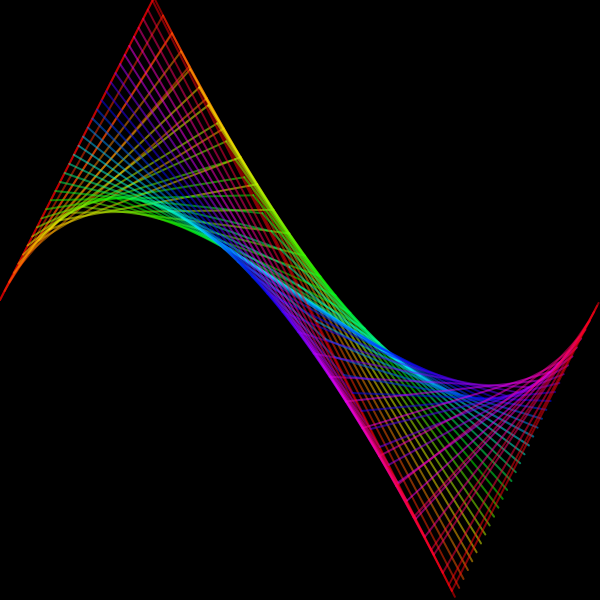
Frame 1 (no input)
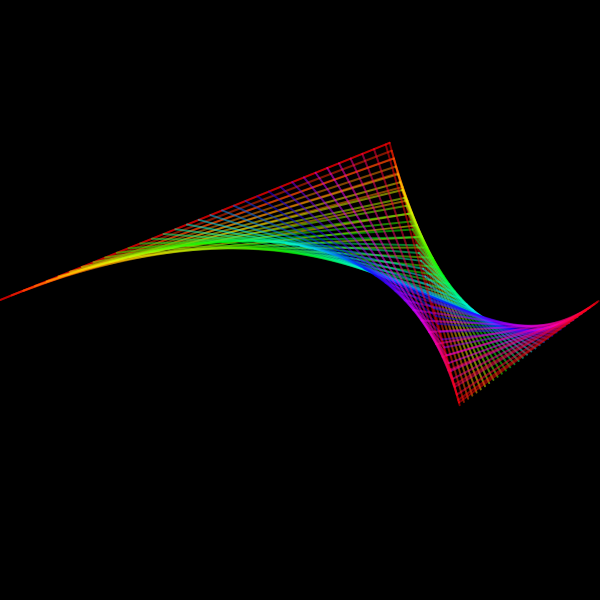
Frame 60 (no input)
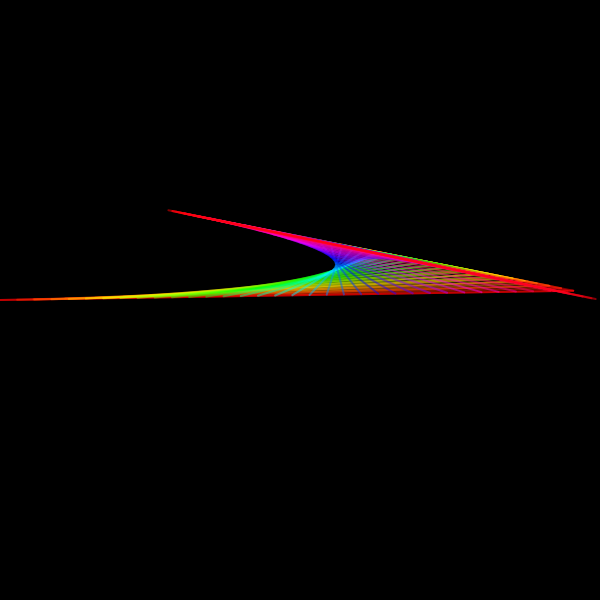
Frame 120 (the mouse pressed at the canvas centre since frame 60)

The p5.js sketch that drew these frames (run headless with seeded random() and noise() and a simulated clock; from frame 60 on, the mouse is pressed at the canvas centre):

// p5.js sketch
// ── sketch.js
// Bezier (Cubic)
// The Coding Train / Daniel Shiffman
// https://thecodingtrain.com/CodingChallenges/163-bezier.html
// https://youtu.be/zUgsYaUQNBk

// Basic: https://editor.p5js.org/codingtrain/sketches/Z53a719cQ
// Editor by Simon Tiger: https://editor.p5js.org/codingtrain/sketches/_R7RgtGfA
// bezierVertex: https://editor.p5js.org/codingtrain/sketches/O3_cLiOaw
// Time Table Cardioid with Bezier: https://editor.p5js.org/codingtrain/sketches/kZ8dpklQg
// Quadratic: https://editor.p5js.org/codingtrain/sketches/fJIMDmHcE
// Cubic: https://editor.p5js.org/codingtrain/sketches/S1Pt8lol1
// Bezier with Formula: https://editor.p5js.org/codingtrain/sketches/0XOLNHbvC

let p0, p1;

function setup() {
  createCanvas(600, 600);
  p0 = new Particle(0, height / 2);
  p1 = new Particle(width / 4, 0);
  p2 = new Particle((3 * width) / 4, height);
  p3 = new Particle(width, height / 2);
}

function draw() {
  background(0);
  stroke(255);

  // p0.update();
  p1.update();
  p2.update();
  // p3.update();

  let delta = 0.03;
  colorMode(HSB);

  noFill();
  for (let t = 0; t <= 1.00001; t += delta) {
    stroke(t * 360, 255, 255, 0.5);
    strokeWeight(2);
    // stroke(255, 0.5);
    // line(x1, y1, x2, y2);
    let v = cubic(p0, p1, p2, p3, t);
  }
}

function cubic(p0, p1, p2, p3, t) {
  let v1 = quadratic(p0, p1, p2, t);
  let v2 = quadratic(p1, p2, p3, t);
  let x = lerp(v1.x, v2.x, t);
  let y = lerp(v1.y, v2.y, t);
  line(v1.x, v1.y, v2.x, v2.y);
  return createVector(x, y);
}

function quadratic(p0, p1, p2, t) {
  let x1 = lerp(p0.x, p1.x, t);
  let y1 = lerp(p0.y, p1.y, t);
  let x2 = lerp(p1.x, p2.x, t);
  let y2 = lerp(p1.y, p2.y, t);
  let x = lerp(x1, x2, t);
  let y = lerp(y1, y2, t);
  line(x1, y1, x2, y2);
  return createVector(x, y);
}

// ── particle.js
// Bezier (Cubic)
// The Coding Train / Daniel Shiffman
// https://thecodingtrain.com/CodingChallenges/163-bezier.html
// https://youtu.be/zUgsYaUQNBk

// Basic: https://editor.p5js.org/codingtrain/sketches/Z53a719cQ
// Editor by Simon Tiger: https://editor.p5js.org/codingtrain/sketches/_R7RgtGfA
// bezierVertex: https://editor.p5js.org/codingtrain/sketches/O3_cLiOaw
// Time Table Cardioid with Bezier: https://editor.p5js.org/codingtrain/sketches/kZ8dpklQg
// Quadratic: https://editor.p5js.org/codingtrain/sketches/fJIMDmHcE
// Cubic: https://editor.p5js.org/codingtrain/sketches/S1Pt8lol1
// Bezier with Formula: https://editor.p5js.org/codingtrain/sketches/0XOLNHbvC

class Particle {
  constructor(x, y) {
    this.x = x;
    this.y = y;
    this.dx = random(-8, 8);
    this.dy = random(-8, 8);
  }

  update() {
    this.x += this.dx;
    this.y += this.dy;

    if (this.x >= width || this.x < 0) {
      this.dx *= -1;
    }

    if (this.y >= height || this.y < 0) {
      this.dy *= -1;
    }
  }
}
